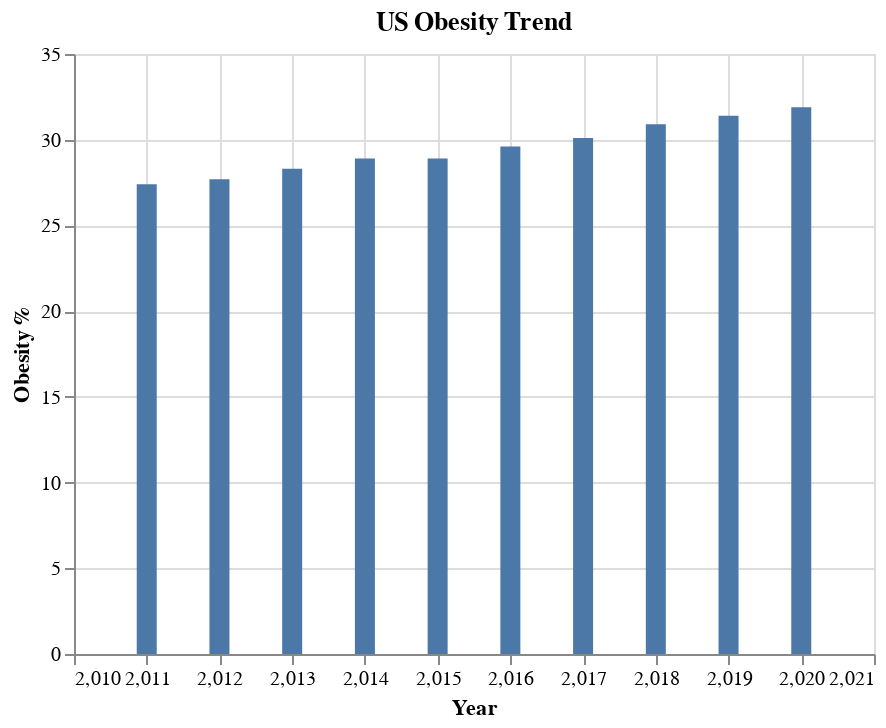

Write notebook code for a chart like this one.
### Markdown cell above
<b>3. Distributions and relationship.</b>
a) target variable distribution

### Code cell
#alt.Chart(df_us).mark_bar().encode(x="Year",y="OVERALL")

alt.Chart(df_us).mark_bar(size=10).encode(
    x=alt.X('Year:Q', title='Year'),
    y=alt.Y('OVERALL:Q', title='Obesity %'),
    tooltip='OVERALL'
).properties(
    width=400,
    title='US Obesity Trend'
).configure_facet(
    spacing=8
)

### Figure 1 — Vega-Lite specification as saved in the notebook (floating-point values rounded to 4 significant figures)
{"config": {"view": {"continuousWidth": 400, "continuousHeight": 300}, "facet": {"spacing": 8}}, "data": {"name": "data-e7c123fb6918f8a649f5bb720cbd63ba"}, "mark": {"type": "bar", "size": 10}, "encoding": {"tooltip": {"field": "OVERALL", "type": "quantitative"}, "x": {"field": "Year", "title": "Year", "type": "quantitative"}, "y": {"field": "OVERALL", "title": "Obesity %", "type": "quantitative"}}, "title": "US Obesity Trend", "width": 400, "$schema": "https://vega.github.io/schema/vega-lite/v4.17.0.json", "datasets": {"data-e7c123fb6918f8a649f5bb720cbd63ba": [{"Year": 2011, "abbr": "US", "GeoLocation": "(blank)", "AGEYR1824": 15.2, "AGEYR2534": 25.9, "AGEYR3544": 29.9, "AGEYR4554": 32.6, "AGEYR5564": 32.6, "AGEYR65PLUS": 25.3, "EDUCOGRAD": 20.6, "EDUCOTEC": 28.6, "EDUHS": 32.4, "EDUHSGRAD": 29.7, "FEMALE": 27.1, "INC1525": 31.3, "INC2535": 29.5, "INC3550": 28.7, "INC5075": 28.4, "INC75PLUS": 22.8, "INCLESS15": 32.3, "INCNR": 23.2, "MALE": 27.8, "OVERALL": 27.4, "RACE2PLUS": 30.3, "RACEASN": 8.7, "RACEBLK": 37.3, "RACEHIS": 30.1, "RACEHPI": 25.0, "RACENAA": 35.4, "RACEOTH": 21.9, "RACEWHT": 26.2}, {"Year": 2012, "abbr": "US", "GeoLocation": "(blank)", "AGEYR1824": 15.0, "AGEYR2534": 25.6, "AGEYR3544": 31.3, "AGEYR4554": 32.4, "AGEYR5564": 33.3, "AGEYR65PLUS": 25.8, "EDUCOGRAD": 21.2, "EDUCOTEC": 28.7, "EDUHS": 32.9, "EDUHSGRAD": 29.9, "FEMALE": 27.4, "INC1525": 31.6, "INC2535": 29.2, "INC3550": 28.5, "INC5075": 28.9, "INC75PLUS": 23.4, "INCLESS15": 33.1, "INCNR": 22.9, "MALE": 28.0, "OVERALL": 27.7, "RACE2PLUS": 29.7, "RACEASN": 9.7, "RACEBLK": 37.7, "RACEHIS": 30.3, "RACEHPI": 25.8, "RACENAA": 33.7, "RACEOTH": 24.2, "RACEWHT": 26.5}, {"Year": 2013, "abbr": "US", "GeoLocation": "(blank)", "AGEYR1824": 15.4, "AGEYR2534": 26.4, "AGEYR3544": 31.7, "AGEYR4554": 33.3, "AGEYR5564": 33.5, "AGEYR65PLUS": 26.5, "EDUCOGRAD": 20.9, "EDUCOTEC": 29.6, "EDUHS": 34.1, "EDUHSGRAD": 30.7, "FEMALE": 28.3, "INC1525": 32.3, "INC2535": 29.8, "INC3550": 30.0, "INC5075": 28.8, "INC75PLUS": 23.9, "INCLESS15": 33.6, "INCNR": 24.4, "MALE": 28.3, "OVERALL": 28.3, "RACE2PLUS": 31.7, "RACEASN": 9.6, "RACEBLK": 37.8, "RACEHIS": 31.5, "RACEHPI": 30.1, "RACENAA": 34.9, "RACEOTH": 24.8, "RACEWHT": 27.1}, {"Year": 2014, "abbr": "US", "GeoLocation": "(blank)", "AGEYR1824": 15.9, "AGEYR2534": 27.0, "AGEYR3544": 32.1, "AGEYR4554": 33.7, "AGEYR5564": 34.2, "AGEYR65PLUS": 27.5, "EDUCOGRAD": 21.8, "EDUCOTEC": 30.2, "EDUHS": 34.4, "EDUHSGRAD": 31.4, "FEMALE": 28.8, "INC1525": 32.2, "INC2535": 31.1, "INC3550": 30.7, "INC5075": 29.2, "INC75PLUS": 25.1, "INCLESS15": 35.2, "INCNR": 24.3, "MALE": 29.0, "OVERALL": 28.9, "RACE2PLUS": 30.1, "RACEASN": 9.4, "RACEBLK": 38.9, "RACEHIS": 32.2, "RACEHPI": 29.1, "RACENAA": 33.4, "RACEOTH": 25.8, "RACEWHT": 27.8}, {"Year": 2015, "abbr": "US", "GeoLocation": "(blank)", "AGEYR1824": 16.7, "AGEYR2534": 26.7, "AGEYR3544": 32.1, "AGEYR4554": 34.0, "AGEYR5564": 33.4, "AGEYR65PLUS": 27.6, "EDUCOGRAD": 21.7, "EDUCOTEC": 30.2, "EDUHS": 34.0, "EDUHSGRAD": 31.7, "FEMALE": 28.6, "INC1525": 33.2, "INC2535": 32.1, "INC3550": 30.6, "INC5075": 29.9, "INC75PLUS": 24.6, "INCLESS15": 34.8, "INCNR": 24.7, "MALE": 29.1, "OVERALL": 28.9, "RACE2PLUS": 28.9, "RACEASN": 10.2, "RACEBLK": 37.7, "RACEHIS": 32.2, "RACEHPI": 32.6, "RACENAA": 36.0, "RACEOTH": 24.3, "RACEWHT": 27.9}, {"Year": 2016, "abbr": "US", "GeoLocation": "(blank)", "AGEYR1824": 17.3, "AGEYR2534": 27.2, "AGEYR3544": 33.1, "AGEYR4554": 35.1, "AGEYR5564": 34.2, "AGEYR65PLUS": 28.0, "EDUCOGRAD": 22.2, "EDUCOTEC": 31.0, "EDUHS": 35.5, "EDUHSGRAD": 32.3, "FEMALE": 29.5, "INC1525": 33.4, "INC2535": 31.9, "INC3550": 32.0, "INC5075": 31.1, "INC75PLUS": 25.4, "INCLESS15": 35.4, "INCNR": 25.5, "MALE": 29.6, "OVERALL": 29.6, "RACE2PLUS": 31.0, "RACEASN": 9.8, "RACEBLK": 38.3, "RACEHIS": 33.1, "RACEHPI": 30.6, "RACENAA": 38.1, "RACEOTH": 26.1, "RACEWHT": 28.6}, {"Year": 2017, "abbr": "US", "GeoLocation": "(blank)", "AGEYR1824": 16.5, "AGEYR2534": 28.2, "AGEYR3544": 33.0, "AGEYR4554": 35.9, "AGEYR5564": 35.4, "AGEYR65PLUS": 28.5, "EDUCOGRAD": 22.7, "EDUCOTEC": 31.9, "EDUHS": 35.6, "EDUHSGRAD": 32.9, "FEMALE": 30.0, "INC1525": 34.5, "INC2535": 32.8, "INC3550": 31.9, "INC5075": 31.3, "INC75PLUS": 26.0, "INCLESS15": 36.2, "INCNR": 26.0, "MALE": 30.2, "OVERALL": 30.1, "RACE2PLUS": 32.8, "RACEASN": 11.2, "RACEBLK": 39.0, "RACEHIS": 32.4, "RACEHPI": 32.5, "RACENAA": 38.7, "RACEOTH": 26.9, "RACEWHT": 29.3}, {"Year": 2018, "abbr": "US", "GeoLocation": "(blank)", "AGEYR1824": 18.1, "AGEYR2534": 29.5, "AGEYR3544": 34.5, "AGEYR4554": 36.9, "AGEYR5564": 35.1, "AGEYR65PLUS": 28.9, "EDUCOGRAD": 24.7, "EDUCOTEC": 33.0, "EDUHS": 35.0, "EDUHSGRAD": 33.1, "FEMALE": 31.3, "INC1525": 35.6, "INC2535": 33.2, "INC3550": 32.7, "INC5075": 33.7, "INC75PLUS": 27.4, "INCLESS15": 35.4, "INCNR": 26.7, "MALE": 30.6, "OVERALL": 30.9, "RACE2PLUS": 32.0, "RACEASN": 11.5, "RACEBLK": 39.9, "RACEHIS": 34.2, "RACEHPI": 35.2, "RACENAA": 39.1, "RACEOTH": 29.4, "RACEWHT": 29.9}, {"Year": 2019, "abbr": "US", "GeoLocation": "(blank)", "AGEYR1824": 18.9, "AGEYR2534": 29.5, "AGEYR3544": 34.6, "AGEYR4554": 37.6, "AGEYR5564": 36.0, "AGEYR65PLUS": 29.3, "EDUCOGRAD": 25.0, "EDUCOTEC": 32.8, "EDUHS": 36.2, "EDUHSGRAD": 34.3, "FEMALE": 32.1, "INC1525": 36.3, "INC2535": 34.0, "INC3550": 33.8, "INC5075": 32.3, "INC75PLUS": 28.3, "INCLESS15": 36.1, "INCNR": 27.2, "MALE": 30.6, "OVERALL": 31.4, "RACE2PLUS": 33.9, "RACEASN": 11.4, "RACEBLK": 40.7, "RACEHIS": 34.7, "RACEHPI": 42.8, "RACENAA": 37.9, "RACEOTH": 28.4, "RACEWHT": 30.4}, {"Year": 2020, "abbr": "US", "GeoLocation": "(blank)", "AGEYR1824": 19.5, "AGEYR2534": 30.9, "AGEYR3544": 35.5, "AGEYR4554": 38.1, "AGEYR5564": 36.3, "AGEYR65PLUS": 29.3, "EDUCOGRAD": 25.0, "EDUCOTEC": 34.1, "EDUHS": 38.8, "EDUHSGRAD": 34.0, "FEMALE": 32.1, "INC1525": 36.1, "INC2535": 35.1, "INC3550": 34.3, "INC5075": 34.0, "INC75PLUS": 29.0, "INCLESS15": 37.9, "INCNR": 27.1, "MALE": 31.7, "OVERALL": 31.9, "RACE2PLUS": 31.6, "RACEASN": 11.8, "RACEBLK": 41.6, "RACEHIS": 36.6, "RACEHPI": 38.5, "RACENAA": 38.8, "RACEOTH": 27.3, "RACEWHT": 30.7}]}}
